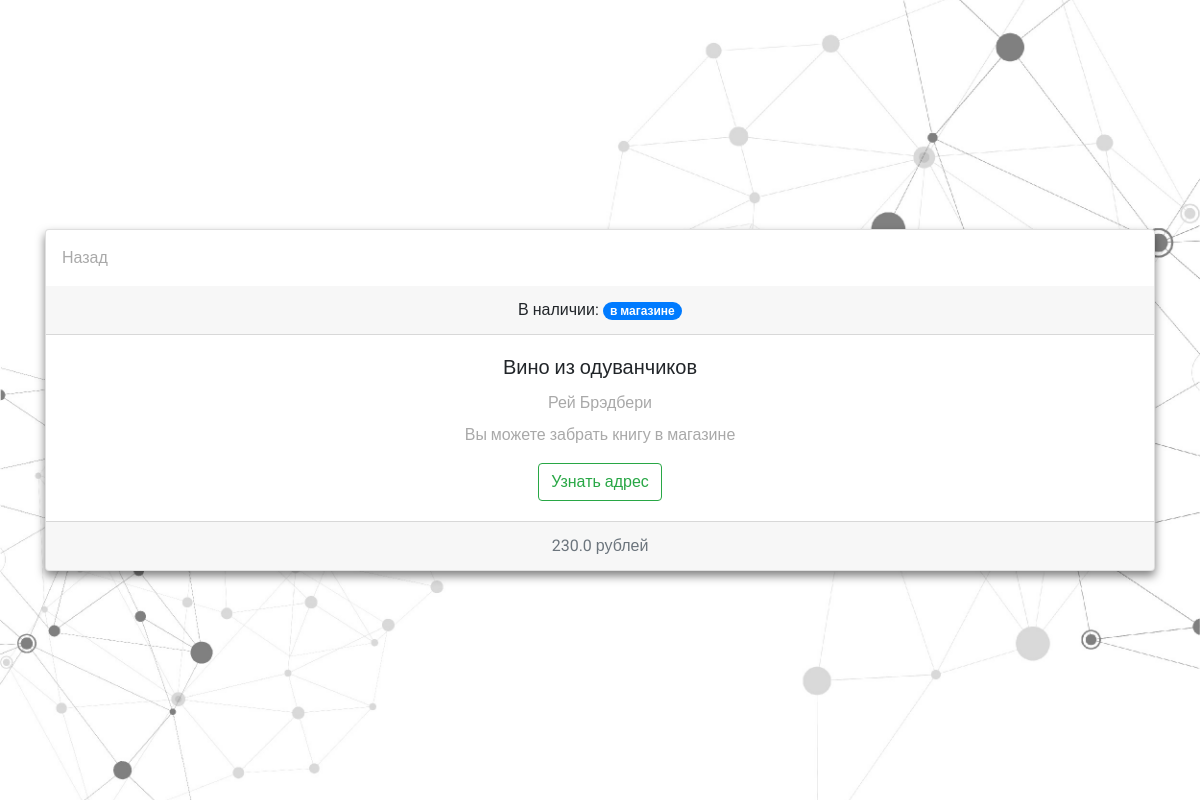
The page /books/2/ on the database its author committed.
### book_shop/models.py (models this page shows, shortened)
class Book(models.Model):
    title = models.CharField(max_length=100, default="")
    author = models.ForeignKey(Author, on_delete=models.CASCADE, default=None)
    publisher = models.ForeignKey(Publisher, on_delete=models.CASCADE, default=None)
    year = models.IntegerField(default=2000)
    price = models.FloatField(default=0.0)
    supply = models.ForeignKey(Supply, on_delete=models.CASCADE, default=None, null=True)
    TYPES_OF_AVAILABILITY = (
        ('SHOP', 'Available in shop'),
        ('WARE', 'Available in warehouse'),
        ('REQ', 'Available by request'),
    )
    availability = models.CharField(max_length=4, choices=TYPES_OF_AVAILABILITY, default="REQ")
    number_shop = models.IntegerField(default=0)
    number_ware = models.IntegerField(default=0)
    number_init = models.IntegerField(default=0)

class Author(models.Model):
    name = models.CharField(max_length=100)
    def __str__(self):
        return f'{self.name}'

### book_shop/views.py (the view)
# urls.py: path(r'books/<int:book_id>/', views.book_view, name='book'),
def book_view(req, book_id):
    if req.method != 'GET':
        return HttpResponse(status=405)
    book_model = Book.objects.get(id=book_id)
    context = {'book': book_model}
    return render(req, 'book_shop/book.html', context)

### book_shop/templatetags/book_shop_extras.py (called while the page is built)
@stringfilter
def map_available_tag(value):
    if value == "REQ":
        return "по запросу"
    if value == "WARE" or value == "SHOP":
        return "в магазине"
    if value == "NOT":
        return "недоступно"
    return "нераспознанная доступность"

### templates/book_shop/book.html (shortened to what this page needs)
{% extends 'book_shop/base.html' %}
{% load book_shop_extras %}
{% block content %}
    <div class="book">
        <div class="container">
            <div class="card text-center">
                <a class="grey d-inline text-left p-3" href="#" onClick="history.go(-1);">Назад</a>
                <div class="card-header">
                    <p class="card-text">В наличии: <span
                            class="badge badge-pill badge-primary">{{ book.availability|map_available_tag }}</span></p>
                </div>
                <div class="card-body">
                    <h5 class="card-title">{{ book.title }}</h5>
                    <a class="grey" href="/authors/{{ book.author_id }}"><p class="card-text pb-2">{{ book.author }}</p>
                    </a>
                    {% if book.availability != 'REQ' %}
                        <p class="grey">Вы можете забрать книгу в магазине</p>
                        <a href="/contacts" class="btn btn-outline-success">Узнать адрес</a>
                    {% else %}
                        <a href="#" class="btn btn-outline-success" data-toggle="modal"
                           data-target="#order">Заказать</a>
                        {% include 'book_shop/components/order.html' %}
                    {% endif %}
                </div>
                <div class="card-footer text-muted">
                    {{ book.price }} рублей
                </div>
            </div>
        </div>
    </div>
{% endblock %}

### static/book_shop/css/main.css (style rules this page uses)
* { font-family: Roboto, sans-serif; transition: 0.2s; -moz-transition: 0.2s; -webkit-transition: 0.2s; -o-transition: 0.2s; }
.grey { font-size: 16px; color: darkgrey; }
.book { display: flex; align-items: center; justify-content: center; height: 100vh; width: 100%; background: url("../images/background.jpg") no-repeat center; background-size: cover; }
.book .card { -webkit-box-shadow: 0 5px 10px 0 rgba(0, 0, 0, 0.5); -moz-box-shadow: 0 5px 10px 0 rgba(0, 0, 0, 0.5); box-shadow: 0 5px 10px 0 rgba(0, 0, 0, 0.5); }

### rows shown on the page
Book: availability|map_available_tag "в магазине", title "Вино из одуванчиков", author "Рей Брэдбери", price "230.0"
